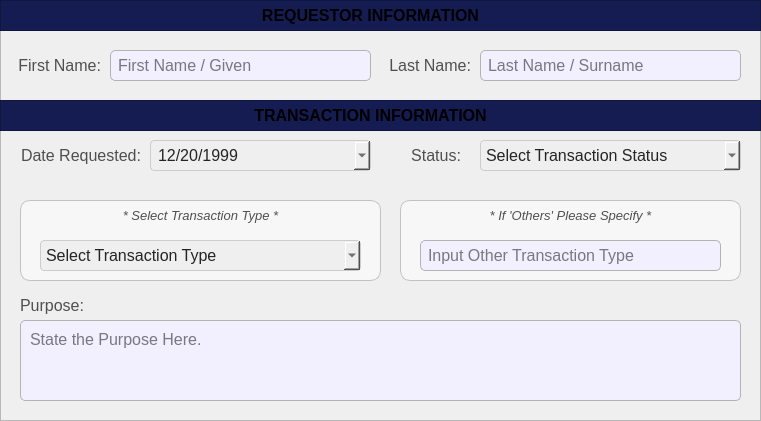
  <widget class="QFrame" name="basePopUpBodyFrame">
   <property name="geometry">
    <rect>
     <x>10</x>
     <y>50</y>
     <width>761</width>
     <height>421</height>
    </rect>
   </property>
   <property name="styleSheet">
    <string notr="true">#basePopUpBodyFrame {
	background-color: rgb(247, 247, 247);
	border: 1px solid rgb(194, 194, 194);
	border-radius: 10px;
}</string>
   </property>
   <property name="frameShape">
    <enum>QFrame::Shape::StyledPanel</enum>
   </property>
   <property name="frameShadow">
    <enum>QFrame::Shadow::Raised</enum>
   </property>
   <widget class="QFrame" name="basePopUpTitleFrame_3">
    <property name="geometry">
     <rect>
      <x>0</x>
      <y>100</y>
      <width>761</width>
      <height>31</height>
     </rect>
    </property>
    <property name="styleSheet">
     <string notr="true">#basePopUpTitleFrame_3 {
	background-color: #141c52;
}</string>
    </property>
    <property name="frameShape">
     <enum>QFrame::Shape::StyledPanel</enum>
    </property>
    <property name="frameShadow">
     <enum>QFrame::Shadow::Raised</enum>
    </property>
    <widget class="QLabel" name="label_title_3">
     <property name="geometry">
      <rect>
       <x>0</x>
       <y>0</y>
       <width>741</width>
       <height>31</height>
      </rect>
     </property>
     <property name="font">
      <font>
       <family>Arial</family>
       <pointsize>12</pointsize>
       <bold>true</bold>
      </font>
     </property>
     <property name="styleSheet">
      <string notr="true">#label_title{
	background-color:transparent;
	color: rgb(255, 255, 255);
}</string>
     </property>
     <property name="text">
      <string>TRANSACTION INFORMATION</string>
     </property>
     <property name="alignment">
      <set>Qt::AlignmentFlag::AlignCenter</set>
     </property>
    </widget>
   </widget>
   <widget class="QLineEdit" name="register_BusinessOwnerFirstName">
    <property name="geometry">
     <rect>
      <x>110</x>
      <y>50</y>
      <width>261</width>
      <height>31</height>
     </rect>
    </property>
    <property name="font">
     <font>
      <family>Arial</family>
      <pointsize>12</pointsize>
     </font>
    </property>
    <property name="styleSheet">
     <string notr="true">#register_BusinessOwnerFirstName{
	border: 1px solid #b3b3b3;  /* Black border */
    border-radius: 5px;        /* Rounded corners */
    padding: 5px;               /* Inner spacing */
    background-color: #f2efff;  /* Gray background */
    color: #000000; 
}

</string>
    </property>
    <property name="text">
     <string/>
    </property>
    <property name="maxLength">
     <number>50</number>
    </property>
    <property name="placeholderText">
     <string>First Name / Given</string>
    </property>
   </widget>
   <widget class="QLabel" name="register_labelBusinessStatus">
    <property name="geometry">
     <rect>
      <x>390</x>
      <y>140</y>
      <width>71</width>
      <height>31</height>
     </rect>
    </property>
    <property name="font">
     <font>
      <family>Arial</family>
      <pointsize>12</pointsize>
     </font>
    </property>
    <property name="styleSheet">
     <string notr="true">#register_labelBusinessStatus{
	background-color:transparent;
	color:#4f4f4f;
}</string>
    </property>
    <property name="text">
     <string>Status:</string>
    </property>
    <property name="alignment">
     <set>Qt::AlignmentFlag::AlignRight|Qt::AlignmentFlag::AlignTrailing|Qt::AlignmentFlag::AlignVCenter</set>
    </property>
   </widget>
   <widget class="QLabel" name="register_labelPurpose">
    <property name="geometry">
     <rect>
      <x>20</x>
      <y>290</y>
      <width>71</width>
      <height>31</height>
     </rect>
    </property>
    <property name="font">
     <font>
      <family>Arial</family>
      <pointsize>12</pointsize>
     </font>
    </property>
    <property name="styleSheet">
     <string notr="true">#register_labelPurpose{
	background-color:transparent;
	color:#4f4f4f;
}</string>
    </property>
    <property name="text">
     <string>Purpose:</string>
    </property>
    <property name="alignment">
     <set>Qt::AlignmentFlag::AlignLeading|Qt::AlignmentFlag::AlignLeft|Qt::AlignmentFlag::AlignVCenter</set>
    </property>
   </widget>
   <widget class="QComboBox" name="register_comboBox_TransactionStatus">
    <property name="geometry">
     <rect>
      <x>480</x>
      <y>140</y>
      <width>261</width>
      <height>31</height>
     </rect>
    </property>
    <property name="font">
     <font>
      <family>Arial</family>
      <pointsize>12</pointsize>
     </font>
    </property>
    <property name="styleSheet">
     <string notr="true">#register_comboBox_TransactionStatus{
	background-color: rgb(239, 239, 239); /* Correct property name */
    color: #242424; /* Set text color to black for better contrast */
    border: 1px solid #ccc; /* Optional: Add a light border */
    padding: 5px; /* Optional: Add some padding */
    border-radius: 4px; /* Optional: Rounded corners */
}</string>
    </property>
    <property name="placeholderText">
     <string>Select Transaction Status</string>
    </property>
    <property name="duplicatesEnabled">
     <bool>false</bool>
    </property>
    <item>
     <property name="text">
      <string>Pending</string>
     </property>
    </item>
    <item>
     <property name="text">
      <string>Approved</string>
     </property>
    </item>
    <item>
     <property name="text">
      <string>Declined</string>
     </property>
    </item>
   </widget>
   <widget class="QLabel" name="register_labelBusinessOwnerName">
    <property name="geometry">
     <rect>
      <x>10</x>
      <y>50</y>
      <width>91</width>
      <height>31</height>
     </rect>
    </property>
    <property name="font">
     <font>
      <family>Arial</family>
      <pointsize>12</pointsize>
     </font>
    </property>
    <property name="styleSheet">
     <string notr="true">#register_labelBusinessOwnerName{
	background-color:transparent;
	color:#4f4f4f;
}</string>
    </property>
    <property name="text">
     <string>First Name:</string>
    </property>
    <property name="alignment">
     <set>Qt::AlignmentFlag::AlignRight|Qt::AlignmentFlag::AlignTrailing|Qt::AlignmentFlag::AlignVCenter</set>
    </property>
   </widget>
   <widget class="QLineEdit" name="register_BusinessOwnerLastName">
    <property name="geometry">
     <rect>
      <x>480</x>
      <y>50</y>
      <width>261</width>
      <height>31</height>
     </rect>
    </property>
    <property name="font">
     <font>
      <family>Arial</family>
      <pointsize>12</pointsize>
     </font>
    </property>
    <property name="styleSheet">
     <string notr="true">#register_BusinessOwnerLastName{
	border: 1px solid #b3b3b3;  /* Black border */
    border-radius: 5px;        /* Rounded corners */
    padding: 5px;               /* Inner spacing */
    background-color: #f2efff;  /* Gray background */
    color: #000000; 
}

</string>
    </property>
    <property name="text">
     <string/>
    </property>
    <property name="maxLength">
     <number>50</number>
    </property>
    <property name="placeholderText">
     <string>Last Name / Surname</string>
    </property>
   </widget>
   <widget class="QLabel" name="register_labelBusinessOwnerName_2">
    <property name="geometry">
     <rect>
      <x>380</x>
      <y>50</y>
      <width>91</width>
      <height>31</height>
     </rect>
    </property>
    <property name="font">
     <font>
      <family>Arial</family>
      <pointsize>12</pointsize>
     </font>
    </property>
    <property name="styleSheet">
     <string notr="true">#register_labelBusinessOwnerName_2{
	background-color:transparent;
	color:#4f4f4f;
}</string>
    </property>
    <property name="text">
     <string>Last Name:</string>
    </property>
    <property name="alignment">
     <set>Qt::AlignmentFlag::AlignRight|Qt::AlignmentFlag::AlignTrailing|Qt::AlignmentFlag::AlignVCenter</set>
    </property>
   </widget>
   <widget class="QFrame" name="basePopUpTitleFrame_4">
    <property name="geometry">
     <rect>
      <x>0</x>
      <y>0</y>
      <width>761</width>
      <height>31</height>
     </rect>
    </property>
    <property name="styleSheet">
     <string notr="true">#basePopUpTitleFrame_4 {
	background-color: #141c52;
}</string>
    </property>
    <property name="frameShape">
     <enum>QFrame::Shape::StyledPanel</enum>
    </property>
    <property name="frameShadow">
     <enum>QFrame::Shadow::Raised</enum>
    </property>
    <widget class="QLabel" name="label_title_4">
     <property name="geometry">
      <rect>
       <x>0</x>
       <y>0</y>
       <width>741</width>
       <height>31</height>
      </rect>
     </property>
     <property name="font">
      <font>
       <family>Arial</family>
       <pointsize>12</pointsize>
       <bold>true</bold>
      </font>
     </property>
     <property name="styleSheet">
      <string notr="true">#label_title{
	background-color:transparent;
	color: rgb(255, 255, 255);
}</string>
     </property>
     <property name="text">
      <string>REQUESTOR INFORMATION</string>
     </property>
     <property name="alignment">
      <set>Qt::AlignmentFlag::AlignCenter</set>
     </property>
    </widget>
   </widget>
   <widget class="QPlainTextEdit" name="register_Purpose">
    <property name="geometry">
     <rect>
      <x>20</x>
      <y>320</y>
      <width>721</width>
      <height>81</height>
     </rect>
    </property>
    <property name="font">
     <font>
      <family>Arial</family>
      <pointsize>12</pointsize>
     </font>
    </property>
    <property name="styleSheet">
     <string notr="true">#register_Purpose{
	border: 1px solid #b3b3b3;  /* Black border */
    border-radius: 5px;        /* Rounded corners */
    padding: 5px;               /* Inner spacing */
    background-color: #f2efff;  /* Gray background */
    color: #000000; 
}

</string>
    </property>
    <property name="placeholderText">
     <string>State the Purpose Here.</string>
    </property>
   </widget>
   <widget class="QDateEdit" name="register_transaction_date_daterequested">
    <property name="geometry">
     <rect>
      <x>150</x>
      <y>140</y>
      <width>221</width>
      <height>31</height>
     </rect>
    </property>
    <property name="font">
     <font>
      <family>Arial</family>
      <pointsize>12</pointsize>
     </font>
    </property>
    <property name="styleSheet">
     <string notr="true">#register_transaction_date_daterequested{
	background-color: rgb(239, 239, 239); /* Correct property name */
    color: #242424; /* Set text color to black for better contrast */
    border: 1px solid #ccc; /* Optional: Add a light border */
    padding: 5px; /* Optional: Add some padding */
    border-radius: 4px; /* Optional: Rounded corners */
}</string>
    </property>
    <property name="dateTime">
     <datetime>
      <hour>0</hour>
      <minute>0</minute>
      <second>0</second>
      <year>1999</year>
      <month>12</month>
      <day>20</day>
     </datetime>
    </property>
    <property name="displayFormat">
     <string>MM/dd/yyyy</string>
    </property>
    <property name="calendarPopup">
     <bool>true</bool>
    </property>
    <property name="currentSectionIndex">
     <number>0</number>
    </property>
    <property name="timeSpec">
     <enum>Qt::TimeSpec::UTC</enum>
    </property>
   </widget>
   <widget class="QLabel" name="register_labelDateRequested">
    <property name="geometry">
     <rect>
      <x>10</x>
      <y>140</y>
      <width>131</width>
      <height>31</height>
     </rect>
    </property>
    <property name="font">
     <font>
      <family>Arial</family>
      <pointsize>12</pointsize>
     </font>
    </property>
    <property name="styleSheet">
     <string notr="true">#register_labelDateRequested{
	background-color:transparent;
	color:#4f4f4f;
}</string>
    </property>
    <property name="text">
     <string>Date Requested:</string>
    </property>
    <property name="alignment">
     <set>Qt::AlignmentFlag::AlignRight|Qt::AlignmentFlag::AlignTrailing|Qt::AlignmentFlag::AlignVCenter</set>
    </property>
   </widget>
   <widget class="QFrame" name="basePopUpBodyFrame_5">
    <property name="geometry">
     <rect>
      <x>400</x>
      <y>200</y>
      <width>341</width>
      <height>81</height>
     </rect>
    </property>
    <property name="styleSheet">
     <string notr="true">#basePopUpBodyFrame_5 {
	background-color: rgb(247, 247, 247);
	border: 1px solid rgb(194, 194, 194);
	border-radius: 10px;
}</string>
    </property>
    <property name="frameShape">
     <enum>QFrame::Shape::StyledPanel</enum>
    </property>
    <property name="frameShadow">
     <enum>QFrame::Shadow::Raised</enum>
    </property>
    <widget class="QLabel" name="labelNote_4">
     <property name="geometry">
      <rect>
       <x>0</x>
       <y>0</y>
       <width>341</width>
       <height>31</height>
      </rect>
     </property>
     <property name="font">
      <font>
       <family>Arial</family>
       <pointsize>10</pointsize>
       <italic>true</italic>
       <bold>false</bold>
      </font>
     </property>
     <property name="styleSheet">
      <string notr="true">#labelNote_4 {
	background-color: transparent;
	color: #4f4f4f;
}
</string>
     </property>
     <property name="text">
      <string>* If 'Others' Please Specify *</string>
     </property>
     <property name="alignment">
      <set>Qt::AlignmentFlag::AlignCenter</set>
     </property>
    </widget>
    <widget class="QLineEdit" name="register_citizen_HouseholdRelationshipOther">
     <property name="geometry">
      <rect>
       <x>20</x>
       <y>40</y>
       <width>301</width>
       <height>31</height>
      </rect>
     </property>
     <property name="font">
      <font>
       <family>Arial</family>
       <pointsize>12</pointsize>
      </font>
     </property>
     <property name="styleSheet">
      <string notr="true">#register_citizen_HouseholdRelationshipOther{
	border: 1px solid #b3b3b3;  /* Black border */
    border-radius: 5px;        /* Rounded corners */
    padding: 5px;               /* Inner spacing */
    background-color: #f2efff;  /* Gray background */
    color: #000000; 
}

</string>
     </property>
     <property name="text">
      <string/>
     </property>
     <property name="maxLength">
      <number>30</number>
     </property>
     <property name="placeholderText">
      <string>Input Other Transaction Type</string>
     </property>
    </widget>
   </widget>
   <widget class="QFrame" name="basePopUpBodyFrame_6">
    <property name="geometry">
     <rect>
      <x>20</x>
      <y>200</y>
      <width>361</width>
      <height>81</height>
     </rect>
    </property>
    <property name="styleSheet">
     <string notr="true">#basePopUpBodyFrame_6 {
	background-color: rgb(247, 247, 247);
	border: 1px solid rgb(194, 194, 194);
	border-radius: 10px;
}</string>
    </property>
    <property name="frameShape">
     <enum>QFrame::Shape::StyledPanel</enum>
    </property>
    <property name="frameShadow">
     <enum>QFrame::Shadow::Raised</enum>
    </property>
    <widget class="QLabel" name="labelNote_5">
     <property name="geometry">
      <rect>
       <x>0</x>
       <y>0</y>
       <width>361</width>
       <height>31</height>
      </rect>
     </property>
     <property name="font">
      <font>
       <family>Arial</family>
       <pointsize>10</pointsize>
       <italic>true</italic>
       <bold>false</bold>
      </font>
     </property>
     <property name="styleSheet">
      <string notr="true">#labelNote_5 {
	background-color: transparent;
	color: #4f4f4f;
}
</string>
     </property>
     <property name="text">
      <string>* Select Transaction Type *</string>
     </property>
     <property name="alignment">
      <set>Qt::AlignmentFlag::AlignCenter</set>
     </property>
    </widget>
    <widget class="QComboBox" name="register_comboBox_TransactionType">
     <property name="geometry">
      <rect>
       <x>20</x>
       <y>40</y>
       <width>321</width>
       <height>31</height>
      </rect>
     </property>
     <property name="font">
      <font>
       <family>Arial</family>
       <pointsize>12</pointsize>
      </font>
     </property>
     <property name="styleSheet">
      <string notr="true">#register_comboBox_TransactionType{
	background-color: rgb(239, 239, 239); /* Correct property name */
    color: #242424; /* Set text color to black for better contrast */
    border: 1px solid #ccc; /* Optional: Add a light border */
    padding: 5px; /* Optional: Add some padding */
    border-radius: 4px; /* Optional: Rounded corners */
}</string>
     </property>
     <property name="placeholderText">
      <string>Select Transaction Type</string>
     </property>
     <property name="duplicatesEnabled">
      <bool>false</bool>
     </property>
     <item>
      <property name="text">
       <string>Assistance for Government Programs</string>
      </property>
     </item>
     <item>
      <property name="text">
       <string>Barangay ID</string>
      </property>
     </item>
     <item>
      <property name="text">
       <string>Barangay Business Clearance</string>
      </property>
     </item>
     <item>
      <property name="text">
       <string>Barangay Clearance</string>
      </property>
     </item>
     <item>
      <property name="text">
       <string>Barangay Permit for Events</string>
      </property>
     </item>
     <item>
      <property name="text">
       <string>Barangay Protection Order (BPO)</string>
      </property>
     </item>
     <item>
      <property name="text">
       <string>Certificate of Death Notification</string>
      </property>
     </item>
     <item>
      <property name="text">
       <string>Certificate of Indigency</string>
      </property>
     </item>
     <item>
      <property name="text">
       <string>Certificate for Marriage Requirements</string>
      </property>
     </item>
     <item>
      <property name="text">
       <string>Certificate of Residency</string>
      </property>
     </item>
     <item>
      <property name="text">
       <string>Certificate of Transfer</string>
      </property>
     </item>
     <item>
      <property name="text">
       <string>Community Tax Certificate (Cedula)</string>
      </property>
     </item>
     <item>
      <property name="text">
       <string>Endorsement Letter / Refferal Letter</string>
      </property>
     </item>
     <item>
      <property name="text">
       <string>Health Certificate</string>
      </property>
     </item>
     <item>
      <property name="text">
       <string>Others</string>
      </property>
     </item>
    </widget>
   </widget>
  </widget>
